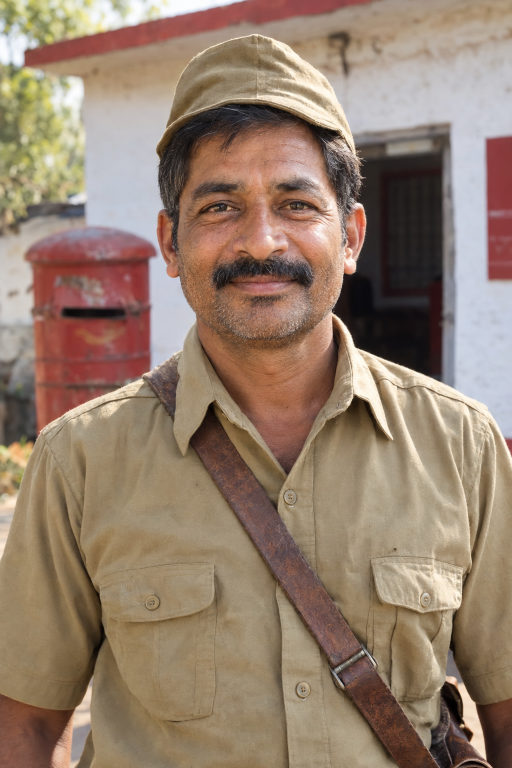
#> input picture talk_test/postman.png, 1024 x 1536 px (shown at 1/2 size); its folder holds only this picture in this run
$ python -i naya_reel.py   (imports and definitions only)
#> lines starting #> are read from the running program, lines starting #| are printed output that depends on the picture
"""
NAYA FORMAT (v21) - series reel, demo4 + demo7 milake (user ne pasand kiya, 2026-10-14)
==========================================================================================
Kram (~24s):
  1. SABOOT   : PO Guide Part I ka ASLI panna, niyam wali line peele highlighter se, camera us line pe jaata hai
               (upar "GDS की गलती #N", neeche "PO Guide की ये 1 लाइन याद रखो!")
  2. KAHANI   : chitra-panne poori screen pe (POV: आप डाकघर में हो), bade subtitle, galti pe ❌
  3. रुको!     : "रुको! पहले सोचो" + bada ? + do vikalp + 3-2-1 ginti + "सही जवाब कमेंट करो"
  4. JAWAB    : sahi wala chitra, hara ghera + ✓
  5. NIYAM    : "पूरा नियम" card (likha hua) ...
  6. TRAP     : ... usi card ke NEECHE EXAM TRAP: ❌ galat soch / ✓ sahi baat  (niyam pehle, nishaan baad me)
  7. ANT      : याद रखो साथियों + share button + "इसी नियम का असली पेपर सवाल: अगली रील" + "कल: गलती #N+1"

main.py ke chitra (photo kit), awaaz (make_voices = Gemini/fallback), font, sfx yahin se use hote hain.
Kuch bhi fail ho to main.py purane format se reel banata hai (koi din khaali nahi).
"""
import json
import math
import os
import re
import subprocess
import tempfile
from functools import lru_cache

import numpy as np
from PIL import Image, ImageDraw, ImageFilter

M = None            # main module (init se) - main.py ke globals (chuni hui awaaz waghaira) wahi rahen
W, H, FPS = 1080, 1920, 30

NAYA_VERSION = "v22-naya (2026-10-23): shuru me asli-paper mohar (PYQ mila to raajya+saal, warna परीक्षा का पक्का नियम) + v21.4: TRAP hata + ant ke sawal pe 'जवाब कमेंट करो, पाओ FREE PDF' + koi line dohraayi nahi + v21.1 format wahi, sirf lambai kam (awaaz 15% tez, khaali intezaar kam) + asli PO Guide panna shuru me + POV kahani + रुको/3-2-1 + jawab ✓ + niyam card ke baad TRAP ❌/✓ + share/कल ant + alag PYQ reel"

POV_LINE = "POV: आप डाकघर में हो"
PROOF_VOICE = "GDS साथियों! PO Guide की ये एक लाइन याद रखो!"
END_VOICE = "उस साथी को भेजो, जो ये गलती करता है!"     # v21.4: "याद रखो" shuru me bola ja chuka (dohraav nahi)
PYQ_VOICE = "इस सवाल का जवाब कमेंट करो, और पाओ इसकी फ्री PDF!"   # v21.4: user ki line (sawal padha nahi jaata)
RULE_SAME_VOICE = "PO Guide का नियम भी यही कहता है!"            # niyam wahi baat jo kahani me boli ja chuki
SHOW_TRAP = False           # v21.4: user ne TRAP hataya
PROOF_BADGE = os.getenv("PROOF_BADGE", "1") != "0"   # v22: shuru ke panne pe asli-paper mohar


_STOP = {"पर", "से", "है", "हैं", "और", "हो", "होता", "होती", "जाता", "जाती", "का", "की", "के", "में", "को", "ये", "यह",
         "नियम", "भी", "तो", "एक", "कर", "करना", "चाहिए"}


def _wset(t):
    return {w for w in re.findall(r"[\u0900-\u097F]+", t or "") if w not in _STOP and len(w) > 1}


# [4 lines left out: function same_line, not called in this run]
TRANS = 0.2                 # scene badalne ka samay
CD_STEP = 0.45              # 3-2-1 ka ek kadam (v21.3: 0.62 -> 0.45, lambai kam)
NAYA_SPEED = 1.15           # v21.3: awaaz ~15% tez (format wahi, sirf lambai kam - user 2026-10-15)

NAVY = (16, 28, 64)
GOLD = (255, 205, 40)
RED_C = (210, 30, 45)
GREEN_C = (22, 150, 70)
CREAM = (255, 253, 244)


# [4 lines left out: function init, not called in this run]


# ============================================================ chhote helpers

def font(sz):
    return M.get_font(int(sz))


# [5 lines left out: function font_reg, not called in this run]


def ease(x):
    x = max(0.0, min(1.0, x))
    return x * x * (3 - 2 * x)


def tw(text, f):
    return f.getlength(text)


# [22 lines left out: functions wrap, fit_wrap, not called in this run]


def stroke_text(d, xy, text, f, fill, stroke=7, anchor="mm", sfill=(0, 0, 0)):
    d.text(xy, text, font=f, fill=fill, stroke_width=stroke, stroke_fill=sfill, anchor=anchor)


# [12 lines left out: function pill, not called in this run]


def put(cv, sp, cx, cy, scale=1.0, alpha=1.0, angle=0.0):
    M.place(cv, sp, cx, cy, scale=scale, alpha=alpha, angle=angle)


def brand(cv):
    d = ImageDraw.Draw(cv)
    d.text((40, 44), "POSTAL WALA", font=font(30), fill=(255, 255, 255), stroke_width=2, stroke_fill=(0, 0, 0))


# [10 lines left out: function bands, not called in this run]


_BANDS = {}


# [106 lines left out: functions bands_fast, chunks_of, caption, _focus_center, panel_full, not called in this run]


_BLUR = {}


# [9 lines left out: function blurred_bg, not called in this run]


# ============================================================ 1) ASLI PO GUIDE PANNA

def _tok(s):
    s = (s or "").lower().replace("’", "'").replace("‘", "'").replace("“", '"').replace("”", '"')
    return [t for t in re.sub(r"[^a-z0-9]+", " ", s.replace("-", "")).split() if t]


# [4 lines left out: function _is_english, not called in this run]


_BBOX = {}


# [15 lines left out: function _guide_words, not called in this run]


def _unescape(t):
    return t.replace("&amp;", "&").replace("&lt;", "<").replace("&gt;", ">").replace("&quot;", '"').replace("&#39;", "'")


# [55 lines left out: functions locate_sentence, clause_first, not called in this run]


GUIDE_PICK_PROMPT ="""You are given the official English text of PO Guide Part I, Clause {num}, and ONE rule taught in a Hindi exam reel.
Return the ONE sentence (or sentence-part) from the clause text that states THIS rule, copied EXACTLY,
character-for-character (same words, same order). If the clause text says something DIFFERENT from the rule
(rule changed later) or no sentence states it, return an empty string.

Rule (Hindi): {fact}
Question of the reel (Hindi): {question}
Correct answer (Hindi): {answer}

Clause {num} text:
\"\"\"{clause}\"\"\"

Return JSON: {{"sentence": "<exact copy or empty>"}}"""


# [53 lines left out: functions guide_line, proof_assets, not called in this run]


class Proof:
    # [77 lines left out: functions __init__, _card, _card_frame, not called in this run]

    def P(self, x, y):
        return x * self.k + self.pad, y * self.k + self.pad

    # [46 lines left out: functions _overlay, frame, not called in this run]


# ============================================================ asli paper ka sawal (ant me)

PDF_LINE = "पाओ FREE PDF"
PYQ_SAY_MAX = 16                                     # isse lamba sawal bola nahi jaata (reel ~30s rahe)
PYQ_SHORT_VOICE = "असली पेपर का सवाल! पढ़ो और जवाब कमेंट करो!"


# [64 lines left out: functions stamp_badge, proof_badge, pyq_for, not called in this run]


PAPER = (250, 248, 242)


# [124 lines left out: functions _paper_bg, opt_row, trap_pair, story_split, vs_letters, ruko_q and 2 more, not called in this run]


class Reel:
    # [7 lines left out: function __init__, not called in this run]

    # ---- har drishya ----
    def sc_proof(self, sc, t):
        return self.proof.frame(t, sc["dur"])

    # [353 lines left out: functions sc_story, sc_ruko, sc_ans, _rule_base, sc_rule, sc_trap and 11 more, not called in this run]


# ============================================================ poori reel

def usable(data):
    ch = data.get("chitra") or {}
    return ch.get("kit") == "photo" and len(ch.get("panels") or []) >= 2 and all(
        p.get("img") and os.path.exists(p["img"]) for p in ch["panels"])


def build(data, out, plan=None, part=None):
    """Naya format reel. Fail -> exception (main.py purane format se banata hai)."""
    if not usable(data):
        raise RuntimeError("naya format ke liye photo-chitra nahi (purana format chalega)")
    M.resolve_font()
    panels = data["chitra"]["panels"]
    story, ans_pn = story_split(panels)
    pyq, pyq_rel = None, False
    if plan is not None and part is not None:
        try:
            pyq, pyq_rel = pyq_for(plan, part, data)
        except Exception as exc:
            print("  Ant ka asli paper sawal nahi juda (reel bina iske):", str(exc)[:140])
    proof = None
    if plan is not None and part is not None:
        a = proof_assets(plan, part, data)
        if a:
            bd = proof_badge(pyq, pyq_rel) if PROOF_BADGE else None
            if bd:
                print("  Hook mohar:", " | ".join(x for x in bd if x))
            proof = Proof(a, data.get("clause_no"), int(data.get("episode") or 0), badge=bd)
    if pyq:
        print(f"  Ant me asli paper sawal ({'isi niyam ka' if pyq_rel else 'bank se'}): {pyq['q'][:80]} | jawab {pyq['ans']}")
        data["naya_pyq"] = {"q": pyq["q"], "opts": pyq["opts"], "ans": pyq["ans"], "exams": pyq.get("exams") or [],
                            "related": pyq_rel}
    specs = build_specs(data, story, ans_pn, bool(proof), pyq)
    print(f"NAYA FORMAT ({NAYA_VERSION.split(':')[0]}): awaaz ban rahi hai ({len(specs)} tukde)...")
    voices = M.make_voices(specs)
    voices = [tuple([M.speed_voice(v[0], NAYA_SPEED)] + list(v[1:])) for v in voices]
    tl, total = plan_timeline(specs, voices, data)
    for sc in tl:
        if sc["name"].startswith("s"):
            sc["wrong"] = story[int(sc["name"][1:])].get("mark") == "wrong"
    print("  NAYA TIMELINE (drishya | shuru | lambai | awaaz)")
    for sc in tl:
        print(f"  {sc['name']:<6} {sc['start']:5.2f}s  {sc['dur']:4.2f}s  voice {sc['vd']:4.2f}s")
    reel = Reel(data, story, ans_pn, proof, pyq, pyq_rel)
    apath = out.replace(".mp4", "_naya_audio.wav")
    build_audio(tl, total, apath)
    n_frames = int(math.ceil(total * FPS))
    cmd = ["ffmpeg", "-y", "-v", "error", "-f", "rawvideo", "-pix_fmt", "rgb24", "-s", f"{W}x{H}", "-r", str(FPS),
           "-i", "-", "-i", apath, "-map", "0:v:0", "-map", "1:a:0", "-c:v", "libx264", "-preset", "medium",
           "-crf", str(M.VIDEO_CRF), "-pix_fmt", "yuv420p", "-c:a", "aac", "-b:a", "192k", "-shortest",
           "-movflags", "+faststart", out]
    proc = subprocess.Popen(cmd, stdin=subprocess.PIPE)
    prev = {}
    try:
        for fi in range(n_frames):
            gt = fi / FPS
            fr, si = reel.frame(tl, gt)
            tt = gt - tl[si]["start"]
            if si > 0 and tt < TRANS and tl[si]["name"] != "trap":
                if si not in prev:
                    prev = {si: reel.render(tl, si - 1, tl[si - 1]["dur"] - 1.0 / FPS)}
                k = M.ease_in_out(tt / TRANS)
                base = Image.new("RGBA", (W, H), (0, 0, 0, 255))
                base.alpha_composite(prev[si], (int(-k * W * 0.35), 0))
                cur = fr.copy()
                cur.putalpha(int(255 * min(1.0, k * 1.6)))
                base.alpha_composite(cur, (int((1 - k) * W * 0.5), 0))
                fr = base
            proc.stdin.write(fr.convert("RGB").tobytes())
            if fi % 120 == 0:
                print(f"  frame {fi}/{n_frames}")
        proc.stdin.close()
    except BrokenPipeError:
        pass
    ret = proc.wait()
    if os.path.exists(apath):
        os.remove(apath)
    if ret != 0:
        raise RuntimeError("ffmpeg (naya format) fail")
    print(f"COMPLETE (naya format): {out} ({total:.2f}s)")
    return total

>>> import cv2
>>> picture = cv2.imread('talk_test/postman.png', cv2.IMREAD_GRAYSCALE)
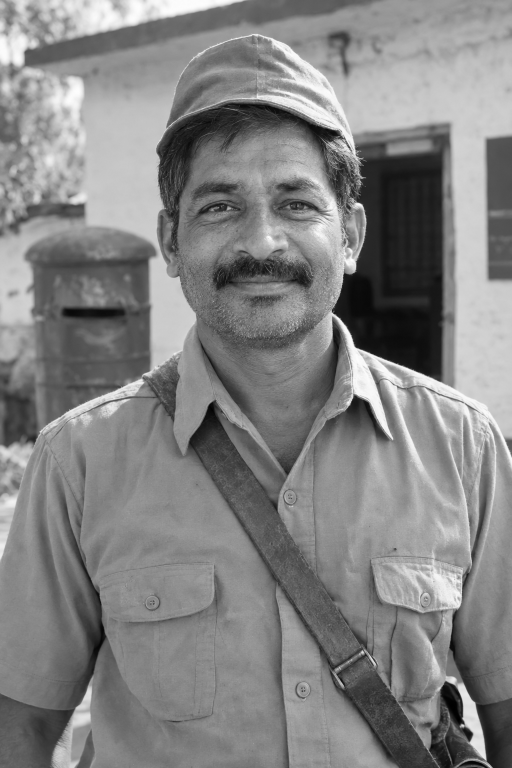
#> picture: shape (1536, 1024) (shown at 1/2 size); min 0, max 253, mean 131.1
>>> result = build(picture, 'out.png')
#> (the run stopped early here; a loop or call above may not have finished)
